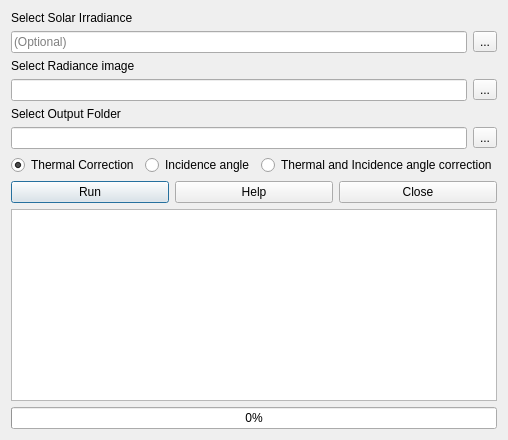
<?xml version="1.0" encoding="UTF-8"?>
<ui version="4.0">
 <class>Ch2L2DialogBase</class>
 <widget class="QDialog" name="Ch2L2DialogBase">
  <property name="geometry">
   <rect>
    <x>0</x>
    <y>0</y>
    <width>455</width>
    <height>440</height>
   </rect>
  </property>
  <property name="windowTitle">
   <string>Chandrayaan-2 IIRS</string>
  </property>
  <layout class="QFormLayout" name="formLayout">
   <item row="0" column="0" colspan="2">
    <layout class="QVBoxLayout" name="verticalLayout">
     <property name="sizeConstraint">
      <enum>QLayout::SetDefaultConstraint</enum>
     </property>
     <item>
      <widget class="QLabel" name="label">
       <property name="text">
        <string>Select Solar Irradiance</string>
       </property>
      </widget>
     </item>
     <item>
      <layout class="QHBoxLayout" name="horizontalLayout">
       <item>
        <widget class="QLineEdit" name="lineEdit">
         <property name="text">
          <string/>
         </property>
         <property name="placeholderText">
          <string>(Optional)</string>
         </property>
        </widget>
       </item>
       <item>
        <widget class="QToolButton" name="toolButton">
         <property name="text">
          <string>...</string>
         </property>
        </widget>
       </item>
      </layout>
     </item>
    </layout>
   </item>
   <item row="1" column="0" colspan="2">
    <layout class="QVBoxLayout" name="verticalLayout_3">
     <item>
      <widget class="QLabel" name="label_3">
       <property name="text">
        <string>Select Radiance image</string>
       </property>
      </widget>
     </item>
     <item>
      <layout class="QHBoxLayout" name="horizontalLayout_3">
       <item>
        <widget class="QLineEdit" name="lineEdit_3"/>
       </item>
       <item>
        <widget class="QToolButton" name="toolButton_3">
         <property name="text">
          <string>...</string>
         </property>
        </widget>
       </item>
      </layout>
     </item>
    </layout>
   </item>
   <item row="2" column="0" colspan="2">
    <layout class="QVBoxLayout" name="verticalLayout_4">
     <item>
      <widget class="QLabel" name="label_5">
       <property name="text">
        <string>Select Output Folder</string>
       </property>
      </widget>
     </item>
     <item>
      <layout class="QHBoxLayout" name="horizontalLayout_6">
       <item>
        <widget class="QLineEdit" name="lineEdit_4"/>
       </item>
       <item>
        <widget class="QToolButton" name="toolButton_4">
         <property name="text">
          <string>...</string>
         </property>
        </widget>
       </item>
      </layout>
     </item>
    </layout>
   </item>
   <item row="3" column="0" colspan="2">
    <layout class="QHBoxLayout" name="horizontalLayout_5">
     <item>
      <widget class="QRadioButton" name="radioButton_2">
       <property name="text">
        <string>Thermal Correction</string>
       </property>
       <property name="checked">
        <bool>true</bool>
       </property>
      </widget>
     </item>
     <item>
      <widget class="QRadioButton" name="radioButton">
       <property name="text">
        <string>Incidence angle</string>
       </property>
      </widget>
     </item>
     <item>
      <widget class="QRadioButton" name="radioButton_3">
       <property name="text">
        <string>Thermal and Incidence angle correction</string>
       </property>
      </widget>
     </item>
    </layout>
   </item>
   <item row="4" column="0" colspan="2">
    <layout class="QHBoxLayout" name="horizontalLayout_4">
     <item>
      <widget class="QPushButton" name="Run">
       <property name="text">
        <string>Run</string>
       </property>
      </widget>
     </item>
     <item>
      <widget class="QPushButton" name="Help">
       <property name="text">
        <string>Help</string>
       </property>
      </widget>
     </item>
     <item>
      <widget class="QPushButton" name="Close">
       <property name="text">
        <string>Close</string>
       </property>
      </widget>
     </item>
    </layout>
   </item>
   <item row="5" column="0" colspan="2">
    <widget class="QTextEdit" name="textEdit"/>
   </item>
   <item row="6" column="0" colspan="2">
    <widget class="QProgressBar" name="progressBar">
     <property name="value">
      <number>0</number>
     </property>
    </widget>
   </item>
  </layout>
 </widget>
 <resources/>
 <connections/>
</ui>
